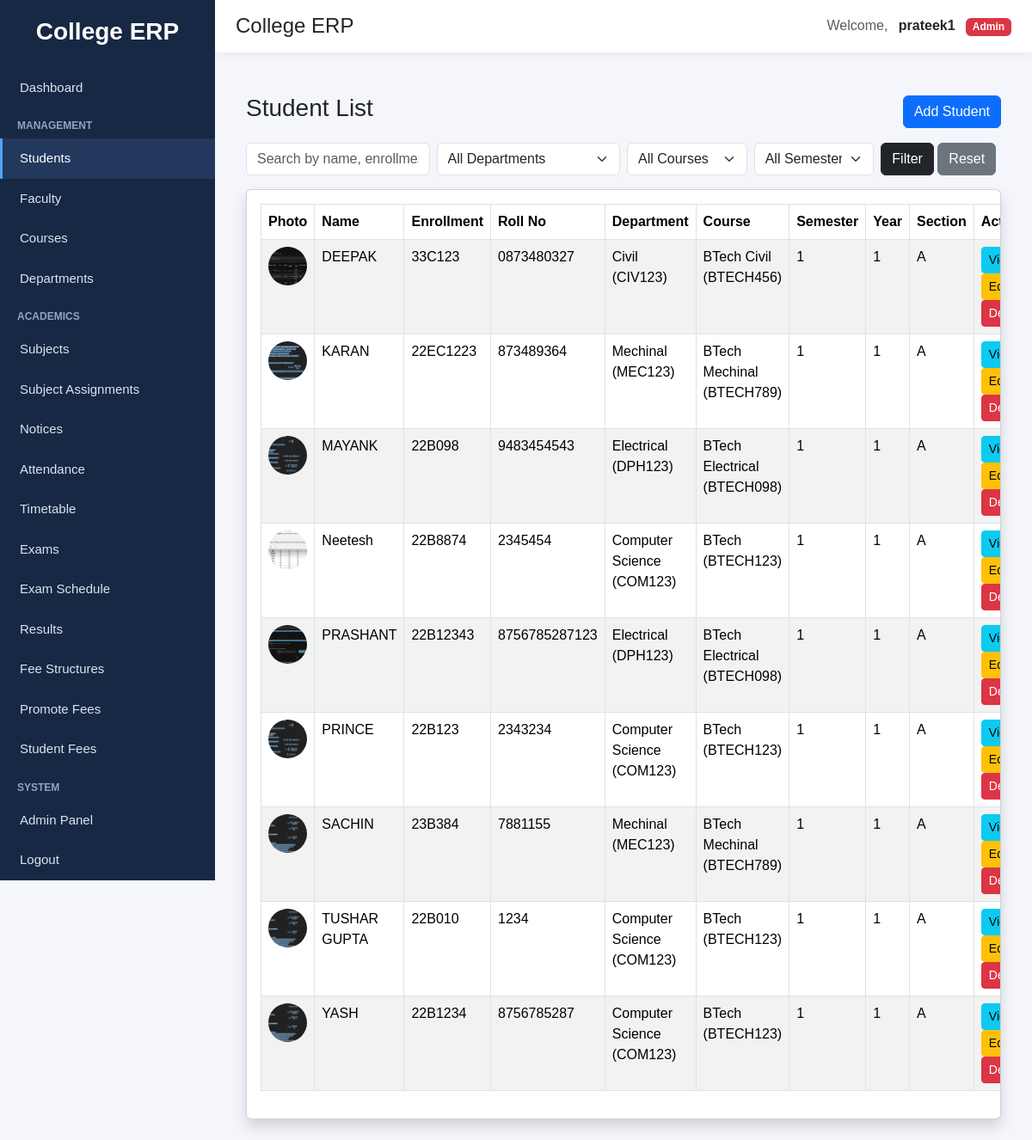
Page /students/ (signed in) on the committed database.
### accounts/models.py (models this page shows, shortened)
class CustomUser(AbstractUser):
    ROLE_CHOICES = (
        ("student", "Student"),
        ("faculty", "Faculty"),
        ("admin", "Admin"),
    )
    role = models.CharField(max_length=20, choices=ROLE_CHOICES)
    groups = models.ManyToManyField(
        Group,
        blank=True,
        related_name="customuser_set",
        related_query_name="customuser"
    )
    user_permissions = models.ManyToManyField(
        Permission,
        blank=True,
        related_name="customuser_permissions_set",
        related_query_name="customuser_permission"
    )

### students/models.py (models this page shows, shortened)
class Student(models.Model):
    GENDER_CHOICES = (
        ('Male', 'Male'),
        ('Female', 'Female'),
        ('Other', 'Other'),
    )
    SEMESTER_CHOICES = (
        (1, 'Semester 1'),
        (2, 'Semester 2'),
        (3, 'Semester 3'),
        (4, 'Semester 4'),
        (5, 'Semester 5'),
        (6, 'Semester 6'),
        (7, 'Semester 7'),
        (8, 'Semester 8'),
    )
    YEAR_CHOICES = (
        (1, '1st Year'),
        (2, '2nd Year'),
        (3, '3rd Year'),
        (4, '4th Year'),
    )
    user = models.OneToOneField(
        settings.AUTH_USER_MODEL,
        on_delete=models.CASCADE,
        related_name='student_profile'
    )
    name = models.CharField(max_length=150)
    enrollment_number = models.CharField(max_length=50, unique=True)
    roll_number = models.CharField(max_length=50, unique=True, blank=True, null=True)
    department = models.ForeignKey(
        Department,
        on_delete=models.CASCADE,
        related_name='students',
        null=True,
        blank=True
    )
    course = models.CharField(max_length=100, blank=True, null=True)
    course_fk = models.ForeignKey(
        Course,
        on_delete=models.SET_NULL,
        related_name='student_profiles',
        null=True,
        blank=True
    )
    semester = models.PositiveSmallIntegerField(choices=SEMESTER_CHOICES, default=1)
    year = models.PositiveSmallIntegerField(choices=YEAR_CHOICES, default=1)
    section = models.CharField(max_length=20, blank=True, null=True)
    phone = models.CharField(max_length=15, blank=True, null=True)
    address = models.TextField(blank=True, null=True)
    date_of_birth = models.DateField(blank=True, null=True)
    gender = models.CharField(max_length=10, choices=GENDER_CHOICES, blank=True, null=True)
    photo = models.ImageField(upload_to='students/', blank=True, null=True)
    admission_date = models.DateField(blank=True, null=True)
    created_at = models.DateTimeField(auto_now_add=True, null=True, blank=True)
    updated_at = models.DateTimeField(auto_now=True, null=True, blank=True)
    class Meta:
        ordering = ['name']

### departments/models.py (models this page shows)
class Department(models.Model):
    name = models.CharField(max_length=100, unique=True)
    code = models.CharField(max_length=10, unique=True)
    class Meta:
        ordering = ["name"]
    def __str__(self):
        return f"{self.name} ({self.code})"

### courses/models.py (models this page shows)
class Course(models.Model):
    name = models.CharField(max_length=100, unique=True)
    code = models.CharField(max_length=20, unique=True)
    department = models.ForeignKey(
        Department,
        on_delete=models.CASCADE,
        related_name="courses"
    )
    duration = models.PositiveIntegerField(default=3)
    faculty = models.ForeignKey(
        "faculty.Faculty",
        on_delete=models.SET_NULL,
        null=True,
        blank=True,
        related_name="assigned_courses"
    )
    created_at = models.DateTimeField(auto_now_add=True)
    class Meta:
        ordering = ["name"]
    def __str__(self):
        return f"{self.name} ({self.code})"

### students/views.py (the view, shortened to what this page needs)
# urls.py: path('', views.student_list, name='student_list'),
@login_required
def student_list(request):
    query = request.GET.get('q', '')
    department_id = request.GET.get('department', '')
    course_id = request.GET.get('course', '')
    semester = request.GET.get('semester', '')
    students = Student.objects.select_related('user', 'department', 'course_fk').all().order_by('name')
    if getattr(request.user, 'role', None) == 'student':
        students = students.filter(user=request.user)
    if department_id:
        students = students.filter(department_id=department_id)
    if course_id:
        students = students.filter(course_fk_id=course_id)
    if semester:
        students = students.filter(semester=semester)
    departments = Department.objects.all().order_by('name')
    courses = Course.objects.all().order_by('name')
    context = {
        'students': students,
        'departments': departments,
        'courses': courses,
        'query': query,
        'selected_department': department_id,
        'selected_course': course_id,
        'selected_semester': semester,
    }
    return render(request, 'students/student_list.html', context)

### notices/context_processors.py (called while the page is built)
def latest_notices(request):
    if not request.user.is_authenticated:
        return {"latest_notices": []}
    notices = get_visible_notices_for_user(request.user)[:5]
    return {"latest_notices": notices}

### notices/views.py (called while the page is built, shortened)
def get_visible_notices_for_user(user):
    notices = Notice.objects.filter(
        is_active=True,
        publish_date__lte=timezone.now()
    ).exclude(
        expiry_date__isnull=False,
        expiry_date__lt=timezone.now()
    )
    if user.is_superuser or getattr(user, "role", None) == "admin":
        return notices.order_by("-publish_date", "-id")

### students/templates/students/student_list.html (shortened to what this page needs)
{% extends "base.html" %}
{% block content %}
<div class="container mt-4">
    <div class="d-flex justify-content-between align-items-center mb-3">
        <h3>Student List</h3>
        {% if request.user.is_superuser or request.user.role == "admin" or request.user.role == "faculty" %}
            <a href="{% url 'student_add' %}" class="btn btn-primary">Add Student</a>
        {% endif %}
    </div>
    <form method="get" class="row g-2 mb-3">
        <div class="col-md-3">
            <input type="text" name="q" value="{{ query }}" class="form-control" placeholder="Search by name, enrollment">
        </div>
        <div class="col-md-3">
            <select name="department" class="form-select">
                <option value="">All Departments</option>
            </select>
        </div>
        <div class="col-md-2">
            <select name="course" class="form-select">
                <option value="">All Courses</option>
            </select>
        </div>
        <div class="col-md-2">
            <select name="semester" class="form-select">
                <option value="">All Semesters</option>
            </select>
        </div>
        <div class="col-md-2">
            <button type="submit" class="btn btn-dark">Filter</button>
            <a href="{% url 'student_list' %}" class="btn btn-secondary">Reset</a>
        </div>
    </form>
    <div class="card shadow">
        <div class="card-body table-responsive">
            <table class="table table-bordered table-striped">
                <thead>
                    <tr>
                        <th>Photo</th>
                        <th>Name</th>
                        <th>Enrollment</th>
                        <th>Roll No</th>
                        <th>Department</th>
                        <th>Course</th>
                        <th>Semester</th>
                        <th>Year</th>
                        <th>Section</th>
                        <th>Actions</th>
                    </tr>
                </thead>
                <tbody>
                    {% for student in students %}
                    <tr>
                        <td>
                            {% if student.photo %}
                                <img src="{{ student.photo.url }}" alt="Photo" width="45" height="45" style="border-radius:50%; object-fit:cover;">
                            {% else %}
                                -
                            {% endif %}
                        </td>
                        <td>{{ student.name }}</td>
                        <td>{{ student.enrollment_number }}</td>
                        <td>{{ student.roll_number }}</td>
                        <td>{{ student.department }}</td>
                        <td>{{ student.course_fk }}</td>
                        <td>{{ student.semester }}</td>
                        <td>{{ student.year }}</td>
                        <td>{{ student.section }}</td>
                        <td>
                            <a href="{% url 'student_profile' student.id %}" class="btn btn-info btn-sm">View</a>
                            {% if request.user.is_superuser or request.user.role == "admin" or request.user.role == "faculty" %}
                                <a href="{% url 'student_edit' student.id %}" class="btn btn-warning btn-sm">Edit</a>
                            {% endif %}
                            {% if request.user.is_superuser or request.user.role == "admin" %}
                                <a href="{% url 'student_delete' student.id %}" class="btn btn-danger btn-sm">Delete</a>
                            {% endif %}
                        </td>
                    </tr>
                    {% empty %}
                    <tr>
                        <td colspan="9" class="text-center">No students found.</td>
                    </tr>
                    {% endfor %}
                </tbody>
            </table>
        </div>
    </div>
</div>
{% endblock %}

### templates/base.html (shortened to what this page needs)
<!DOCTYPE html>
<html lang="en">
<head>
    <link href="https://cdn.jsdelivr.net/npm/bootstrap@5.3.3/dist/css/bootstrap.min.css" rel="stylesheet">
</head>
<body>
<div class="sidebar">
    <h3>College ERP</h3>
    {% if request.user.is_authenticated %}
        {% if request.user.is_superuser or request.user.role == 'admin' %}
            <a href="/dashboard/" class="{% if '/dashboard' in request.path or request.path == '/' %}active-link{% endif %}">
                Dashboard
            </a>
            <div class="sidebar-section-title">Management</div>
            <a href="{% url 'student_list' %}" class="{% if '/students/' in request.path %}active-link{% endif %}">
                Students
            </a>
            <a href="{% url 'faculty_list' %}" class="{% if '/faculty/' in request.path %}active-link{% endif %}">
                Faculty
            </a>
            <a href="/courses/" class="{% if '/courses/' in request.path %}active-link{% endif %}">
                Courses
            </a>
            <a href="/departments/" class="{% if '/departments/' in request.path %}active-link{% endif %}">
                Departments
            </a>
            <div class="sidebar-section-title">Academics</div>
            <a href="/subjects/" class="{% if '/subjects/' in request.path and '/subjects/assignments/' not in request.path and '/subjects/my/' not in request.path %}active-link{% endif %}">
                Subjects
            </a>
            <a href="{% url 'subject_assignment_list' %}" class="{% if '/subjects/assignments/' in request.path %}active-link{% endif %}">
                Subject Assignments
            </a>
            <a href="{% url 'notice_list' %}" class="{% if '/notices/' in request.path %}active-link{% endif %}">
                Notices
            </a>
            <a href="{% url 'attendance_list' %}" class="{% if '/attendance/' in request.path %}active-link{% endif %}">
                Attendance
            </a>
            <a href="{% url 'timetable_list' %}" class="{% if '/timetable/' in request.path and '/timetable/faculty/' not in request.path and '/timetable/student/' not in request.path %}active-link{% endif %}">
                Timetable
            </a>
            <a href="/exams/" class="{% if '/exams/' in request.path and '/exams/results/' not in request.path %}active-link{% endif %}">
                Exams
            </a>
            <a href="{% url 'exam_schedule_list' %}" class="{% if '/exams/schedule/' in request.path %}active-link{% endif %}">
                Exam Schedule
            </a>
            <a href="{% url 'result_list' %}" class="{% if '/exams/results/list/' in request.path %}active-link{% endif %}">
                Results
            </a>
            <a href="{% url 'fee_structure_list' %}" class="{% if '/finance/structures/' in request.path %}active-link{% endif %}">
                Fee Structures
            </a>
            <a href="{% url 'promote_student_fee' %}" class="{% if '/finance/promote/' in request.path %}active-link{% endif %}">
                Promote Fees
            </a>
            <a href="{% url 'student_fee_list' %}" class="{% if '/finance/students/' in request.path %}active-link{% endif %}">
                Student Fees
            </a>
        {% endif %}
        <div class="sidebar-section-title">System</div>
        {% if request.user.is_superuser %}
            <a href="/admin/">Admin Panel</a>
        {% endif %}
        <form method="post" action="/accounts/logout/" style="margin:0;">
            <button type="submit" class="sidebar-logout-btn">Logout</button>
        </form>
    {% endif %}
</div>
<div class="main-content">
    <div class="topbar d-flex justify-content-between align-items-center">
        <h4 class="mb-0">{% block page_title %}College ERP{% endblock %}</h4>
        <div>
            {% if request.user.is_authenticated %}
                <span class="me-2 text-muted">Welcome,</span>
                <strong>{{ request.user.username }}</strong>
                {% if request.user.is_superuser %}
                    <span class="badge bg-danger ms-2">Admin</span>
                {% elif request.user.role %}
                    <span class="badge bg-primary ms-2">{{ request.user.role|title }}</span>
                {% endif %}
            {% endif %}
        </div>
    </div>
    <div class="content-area">
        {% block content %}{% endblock %}
    </div>
</div>
</body>
</html>

### templates/base.html (style rules this page uses)
body { background-color: #f4f6fb; margin: 0; padding: 0; font-family: Arial, sans-serif; }
.sidebar { width: 250px; min-height: 100vh; background: #172844; color: white; position: fixed; top: 0; left: 0; padding-top: 20px; }
.sidebar h3 { text-align: center; margin-bottom: 25px; font-weight: 700; }
.sidebar a { color: #dbe4f0; text-decoration: none; display: block; padding: 12px 20px; font-size: 15px; border-left: 3px solid transparent; }
.sidebar a:hover, .sidebar a.active-link { background: #22385d; color: white; border-left: 3px solid #4da3ff; }
.sidebar-section-title { font-size: 12px; color: #8fa4c3; padding: 12px 20px 6px; text-transform: uppercase; font-weight: bold; }
.sidebar-logout-btn { color: #dbe4f0; text-decoration: none; display: block; padding: 12px 20px; font-size: 15px; border: none; background: none; width: 100%; text-align: left; border-left: 3px solid transparent; }
.main-content { margin-left: 250px; min-height: 100vh; }
.topbar { background: white; padding: 16px 24px; box-shadow: 0 2px 10px rgba(0,0,0,0.06); }
.content-area { padding: 24px; }

### rows in the picture
CustomUser: user.username "prateek1"
Student: photo (picture), name "DEEPAK", enrollment_number "33C123", roll_number "0873480327", department "Civil (CIV123)", course_fk "BTech Civil (BTECH456)", semester "1", year "1", section "A"
Student: photo (picture), name "KARAN", enrollment_number "22EC1223", roll_number "873489364", department "Mechinal (MEC123)", course_fk "BTech Mechinal (BTECH789)", semester "1", year "1", section "A"
Student: photo (picture), name "MAYANK", enrollment_number "22B098", roll_number "9483454543", department "Electrical (DPH123)", course_fk "BTech Electrical (BTECH098)", semester "1", year "1", section "A"
Student: photo (picture), name "Neetesh", enrollment_number "22B8874", roll_number "2345454", department "Computer Science (COM123)", course_fk "BTech (BTECH123)", semester "1", year "1", section "A"
Student: photo (picture), name "PRASHANT", enrollment_number "22B12343", roll_number "8756785287123", department "Electrical (DPH123)", course_fk "BTech Electrical (BTECH098)", semester "1", year "1", section "A"
Student: photo (picture), name "PRINCE", enrollment_number "22B123", roll_number "2343234", department "Computer Science (COM123)", course_fk "BTech (BTECH123)", semester "1", year "1", section "A"
Student: photo (picture), name "SACHIN", enrollment_number "23B384", roll_number "7881155", department "Mechinal (MEC123)", course_fk "BTech Mechinal (BTECH789)", semester "1", year "1", section "A"
Student: photo (picture), name "TUSHAR GUPTA", enrollment_number "22B010", roll_number "1234", department "Computer Science (COM123)", course_fk "BTech (BTECH123)", semester "1", year "1", section "A"
Student: photo (picture), name "YASH", enrollment_number "22B1234", roll_number "8756785287", department "Computer Science (COM123)", course_fk "BTech (BTECH123)", semester "1", year "1", section "A"
